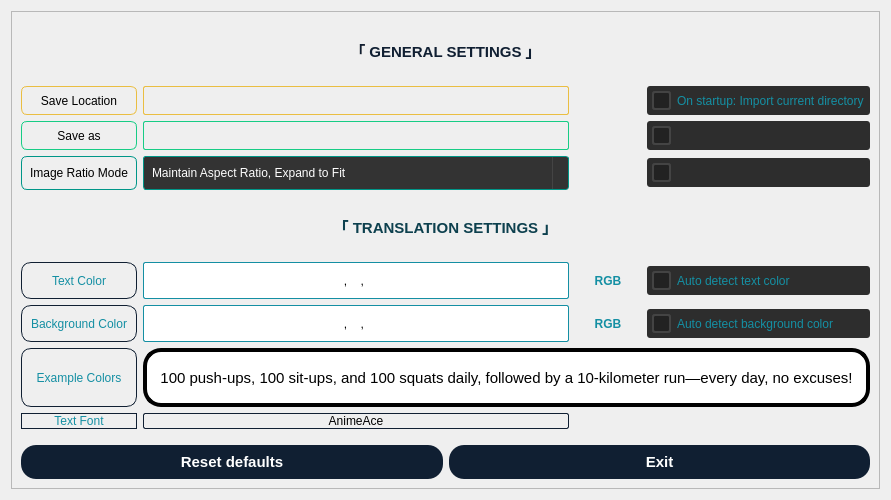
<?xml version="1.0" encoding="UTF-8"?>
<ui version="4.0">
 <class>Settings</class>
 <widget class="QWidget" name="Settings">
  <property name="geometry">
   <rect>
    <x>0</x>
    <y>0</y>
    <width>891</width>
    <height>500</height>
   </rect>
  </property>
  <property name="windowTitle">
   <string>Form</string>
  </property>
  <layout class="QGridLayout" name="gridLayout">
   <item row="0" column="0">
    <widget class="QFrame" name="frame">
     <property name="frameShape">
      <enum>QFrame::StyledPanel</enum>
     </property>
     <property name="frameShadow">
      <enum>QFrame::Raised</enum>
     </property>
     <layout class="QGridLayout" name="gridLayout_3">
      <item row="4" column="0">
       <widget class="QPushButton" name="reset_button">
        <property name="styleSheet">
         <string notr="true">QPushButton {
    background-color: #101f32;
    border: none;
    color: white;
    padding: 8px 20px;
    text-align: center;
    text-decoration: none;
    font-size: 15px;
    font-weight: bold;
    border-radius: 15px;
    border-width: 3px;
    min-width: 1em;
    min-height: 1em;
}

QPushButton:hover {
    background-color: #293547;
}

QPushButton:pressed {
    background-color: #414c5b;
}
</string>
        </property>
        <property name="text">
         <string>Reset defaults</string>
        </property>
       </widget>
      </item>
      <item row="4" column="1">
       <widget class="QPushButton" name="exit_button">
        <property name="styleSheet">
         <string notr="true">QPushButton {
    background-color: #101f32;
    border: none;
    color: white;
    padding: 8px 20px;
    text-align: center;
    text-decoration: none;
    font-size: 15px;
    font-weight: bold;
    border-radius: 15px;
    border-width: 3px;
    min-width: 1em;
    min-height: 1em;
}

QPushButton:hover {
    background-color: #293547;
}

QPushButton:pressed {
    background-color: #414c5b;
}
</string>
        </property>
        <property name="text">
         <string>Exit</string>
        </property>
       </widget>
      </item>
      <item row="2" column="0" colspan="2">
       <layout class="QGridLayout" name="gridLayout_2">
        <item row="4" column="7">
         <widget class="QPushButton" name="edit_saveas">
          <property name="cursor">
           <cursorShape>PointingHandCursor</cursorShape>
          </property>
          <property name="styleSheet">
           <string notr="true">QPushButton {
    background-color: none;
    border: none;
}
</string>
          </property>
          <property name="text">
           <string/>
          </property>
          <property name="icon">
           <iconset>
            <normaloff>../../assets/edit128.png</normaloff>../../assets/edit128.png</iconset>
          </property>
          <property name="iconSize">
           <size>
            <width>30</width>
            <height>35</height>
           </size>
          </property>
         </widget>
        </item>
        <item row="7" column="1" colspan="6">
         <widget class="QComboBox" name="ratio_mode">
          <property name="styleSheet">
           <string notr="true">QComboBox {
    border: 1px solid #009688;
    border-radius: 3px;
    padding: 1px 18px 1px 3px;
    min-width: 6em;
    background: #333;
    color: #fff;
    outline: none;
	padding: 8px
}

QComboBox:hover {
    border-color: #666;
}

QComboBox:focus {
    border-color: #009688;
}

QComboBox:drop-down {
    subcontrol-origin: padding;
    subcontrol-position: top right;
    width: 15px;
    border-left-width: 1px;
    border-left-color: #444;
    border-left-style: solid;
    border-top-right-radius: 3px;
    border-bottom-right-radius: 3px;
    background: #333;
}

QComboBox:down-arrow {
    image: url(assets/edit.png);
    width: 10px;
    height: 10px;
}

QComboBox QAbstractItemView {
    border: 1px solid #444;
    background-color: #333;
    selection-background-color: #003c45;
    selection-color: #fff;
    outline: none;
}

QComboBox QAbstractItemView::item {
    color: #fff;
    outline: none;
}

QComboBox QAbstractItemView::item:selected {
    background: #003c45;
    color: #fff;
    outline: none;
}

QScrollBar:vertical {
    border: 1px solid #444;
    background: #222;
    width: 15px;
    margin: 22px 0 22px 0;
}

QScrollBar::handle:vertical {
    background: #555;
    min-height: 20px;
    border-radius: 3px;
}

QScrollBar::add-line:vertical,
QScrollBar::sub-line:vertical {
    border: 1px solid #444;
    background: #222;
    height: 20px;
    subcontrol-origin: margin;
}

QScrollBar::add-line:vertical:hover,
QScrollBar::sub-line:vertical:hover {
    background: #333;
}

QScrollBar::up-arrow:vertical,
QScrollBar::down-arrow:vertical {
    border: 1px solid #444;
    width: 3px;
    height: 3px;
    background: #555;
}

QScrollBar::add-page:vertical,
QScrollBar::sub-page:vertical {
    background: none;
}</string>
          </property>
          <item>
           <property name="text">
            <string>Maintain Aspect Ratio, Expand to Fit</string>
           </property>
          </item>
          <item>
           <property name="text">
            <string>Maintain Aspect Ratio</string>
           </property>
          </item>
          <item>
           <property name="text">
            <string>Ignore Aspect Ratio, Resize to Fit</string>
           </property>
          </item>
         </widget>
        </item>
        <item row="10" column="0">
         <widget class="QLabel" name="label_2">
          <property name="enabled">
           <bool>true</bool>
          </property>
          <property name="styleSheet">
           <string notr="true">QLabel {
	color: #148fa3; 
	border: 1px solid #101f32; 
	border-radius: 10px; 
	border-width: 1px;
}</string>
          </property>
          <property name="text">
           <string>Text Color</string>
          </property>
          <property name="alignment">
           <set>Qt::AlignCenter</set>
          </property>
         </widget>
        </item>
        <item row="1" column="0">
         <widget class="QLabel" name="label_9">
          <property name="styleSheet">
           <string notr="true">QLabel {
    border: 1px solid #eabe42;
    border-radius: 6px;
    border-width: 1px;
}</string>
          </property>
          <property name="text">
           <string> Save Location </string>
          </property>
          <property name="alignment">
           <set>Qt::AlignCenter</set>
          </property>
         </widget>
        </item>
        <item row="4" column="0">
         <widget class="QLabel" name="label">
          <property name="enabled">
           <bool>true</bool>
          </property>
          <property name="styleSheet">
           <string notr="true">QLabel {
    border: 1px solid #17cc85;
    border-radius: 6px;
    border-width: 1px;
}</string>
          </property>
          <property name="text">
           <string>Save as</string>
          </property>
          <property name="alignment">
           <set>Qt::AlignCenter</set>
          </property>
         </widget>
        </item>
        <item row="1" column="7">
         <widget class="QPushButton" name="edit_savelocation">
          <property name="cursor">
           <cursorShape>PointingHandCursor</cursorShape>
          </property>
          <property name="toolTip">
           <string/>
          </property>
          <property name="styleSheet">
           <string notr="true">QPushButton {
    background-color: none;
    border: none;
}
</string>
          </property>
          <property name="text">
           <string/>
          </property>
          <property name="icon">
           <iconset>
            <normaloff>../../assets/folderIcon128.png</normaloff>../../assets/folderIcon128.png</iconset>
          </property>
          <property name="iconSize">
           <size>
            <width>30</width>
            <height>35</height>
           </size>
          </property>
         </widget>
        </item>
        <item row="11" column="1" colspan="6">
         <widget class="QLineEdit" name="RGBbgColorInput">
          <property name="styleSheet">
           <string notr="true">QLineEdit { 
	border: 1px solid #148fa3; 
	height: 35px; 
	border-radius: 2px;
    border-width: 1px;
}</string>
          </property>
          <property name="inputMask">
           <string>000, 000, 000</string>
          </property>
          <property name="alignment">
           <set>Qt::AlignCenter</set>
          </property>
         </widget>
        </item>
        <item row="7" column="8">
         <widget class="QCheckBox" name="SETTING_TODO2">
          <property name="enabled">
           <bool>false</bool>
          </property>
          <property name="styleSheet">
           <string notr="true">QCheckBox {
    color: #fff;
    background-color: #2d2d2d;
    padding: 5px;
    border-radius: 3px;
}

QCheckBox::indicator {
    width: 15px;
    height: 15px;
    border-radius: 3px;
    border: 2px solid #444;
    background: #222;
}

QCheckBox::indicator:checked {
    border: 2px solid #009688;
    background: #003c45;
}

QCheckBox::indicator:unchecked:hover {
    border: 2px solid #666;
}

QCheckBox::indicator:checked:hover {
    border: 2px solid #33a89f;
}

QCheckBox:focus {
    outline: none;
}</string>
          </property>
          <property name="text">
           <string/>
          </property>
         </widget>
        </item>
        <item row="10" column="1" colspan="6">
         <widget class="QLineEdit" name="RGBColorInput">
          <property name="styleSheet">
           <string notr="true">QLineEdit { 
	border: 1px solid #148fa3; 
	height: 35px; 
	border-radius: 2px;
    border-width: 1px;
}</string>
          </property>
          <property name="inputMask">
           <string>000, 000, 000</string>
          </property>
          <property name="text">
           <string>, , </string>
          </property>
          <property name="alignment">
           <set>Qt::AlignCenter</set>
          </property>
          <property name="readOnly">
           <bool>false</bool>
          </property>
          <property name="clearButtonEnabled">
           <bool>false</bool>
          </property>
         </widget>
        </item>
        <item row="4" column="8">
         <widget class="QCheckBox" name="SETTING_TODO1">
          <property name="enabled">
           <bool>false</bool>
          </property>
          <property name="styleSheet">
           <string notr="true">QCheckBox {
    color: #fff;
    background-color: #2d2d2d;
    padding: 5px;
    border-radius: 3px;
}

QCheckBox::indicator {
    width: 15px;
    height: 15px;
    border-radius: 3px;
    border: 2px solid #444;
    background: #222;
}

QCheckBox::indicator:checked {
    border: 2px solid #009688;
    background: #003c45;
}

QCheckBox::indicator:unchecked:hover {
    border: 2px solid #666;
}

QCheckBox::indicator:checked:hover {
    border: 2px solid #33a89f;
}

QCheckBox:focus {
    outline: none;
}</string>
          </property>
          <property name="text">
           <string/>
          </property>
          <property name="checked">
           <bool>false</bool>
          </property>
         </widget>
        </item>
        <item row="13" column="7">
         <widget class="QPushButton" name="edit_font">
          <property name="cursor">
           <cursorShape>PointingHandCursor</cursorShape>
          </property>
          <property name="styleSheet">
           <string notr="true">QPushButton {
    background-color: none;
    border: none;
}
</string>
          </property>
          <property name="text">
           <string/>
          </property>
          <property name="icon">
           <iconset>
            <normaloff>../../assets/edit128.png</normaloff>../../assets/edit128.png</iconset>
          </property>
          <property name="iconSize">
           <size>
            <width>30</width>
            <height>35</height>
           </size>
          </property>
         </widget>
        </item>
        <item row="1" column="8">
         <widget class="QCheckBox" name="auto_import_cd">
          <property name="toolTip">
           <string>If possible, add the folder that the program exe is in on launch.</string>
          </property>
          <property name="statusTip">
           <string/>
          </property>
          <property name="whatsThis">
           <string/>
          </property>
          <property name="styleSheet">
           <string notr="true">QCheckBox {
    color: #148fa3;
    background-color: #2d2d2d;
    padding: 5px;
    border-radius: 3px;
}

QCheckBox::indicator {
    width: 15px;
    height: 15px;
    border-radius: 3px;
    border: 2px solid #444;
    background: #222;
}

QCheckBox::indicator:checked {
    border: 2px solid #009688;
    background: #003c45;
}

QCheckBox::indicator:unchecked:hover {
    border: 2px solid #666;
}

QCheckBox::indicator:checked:hover {
    border: 2px solid #33a89f;
}

QCheckBox:focus {
    outline: none;
}</string>
          </property>
          <property name="text">
           <string>On startup: Import current directory</string>
          </property>
          <property name="checkable">
           <bool>true</bool>
          </property>
          <property name="checked">
           <bool>false</bool>
          </property>
         </widget>
        </item>
        <item row="1" column="1" colspan="6">
         <widget class="QLabel" name="SaveLocationName">
          <property name="styleSheet">
           <string notr="true">QLabel {
    border: 1px solid #eabe42;
    border-radius: 2px;
    border-width: 1px;
}</string>
          </property>
          <property name="text">
           <string/>
          </property>
         </widget>
        </item>
        <item row="11" column="8">
         <widget class="QCheckBox" name="auto_background_color">
          <property name="styleSheet">
           <string notr="true">QCheckBox {
    color: #148fa3;
    background-color: #2d2d2d;
    padding: 5px;
    border-radius: 3px;
}

QCheckBox::indicator {
    width: 15px;
    height: 15px;
    border-radius: 3px;
    border: 2px solid #444;
    background: #222;
}

QCheckBox::indicator:checked {
    border: 2px solid #009688;
    background: #003c45;
}

QCheckBox::indicator:unchecked:hover {
    border: 2px solid #666;
}

QCheckBox::indicator:checked:hover {
    border: 2px solid #33a89f;
}

QCheckBox:focus {
    outline: none;
}</string>
          </property>
          <property name="text">
           <string>Auto detect background color</string>
          </property>
          <property name="checked">
           <bool>false</bool>
          </property>
         </widget>
        </item>
        <item row="11" column="7">
         <widget class="QLabel" name="RGBLabelBackground">
          <property name="styleSheet">
           <string notr="true">QLabel { 
	color: #148fa3; 
	font-weight: bold;
}</string>
          </property>
          <property name="text">
           <string>RGB</string>
          </property>
          <property name="alignment">
           <set>Qt::AlignCenter</set>
          </property>
         </widget>
        </item>
        <item row="10" column="8">
         <widget class="QCheckBox" name="auto_text_color">
          <property name="styleSheet">
           <string notr="true">QCheckBox {
    color: #148fa3;
    background-color: #2d2d2d;
    padding: 5px;
    border-radius: 3px;
}

QCheckBox::indicator {
    width: 15px;
    height: 15px;
    border-radius: 3px;
    border: 2px solid #444;
    background: #222;
}

QCheckBox::indicator:checked {
    border: 2px solid #009688;
    background: #003c45;
}

QCheckBox::indicator:unchecked:hover {
    border: 2px solid #666;
}

QCheckBox::indicator:checked:hover {
    border: 2px solid #33a89f;
}

QCheckBox:focus {
    outline: none;
}</string>
          </property>
          <property name="text">
           <string>Auto detect text color</string>
          </property>
          <property name="checked">
           <bool>false</bool>
          </property>
         </widget>
        </item>
        <item row="10" column="7">
         <widget class="QLabel" name="RGBLabelText">
          <property name="styleSheet">
           <string notr="true">QLabel { 
	color: #148fa3; 
	font-weight: bold;
}</string>
          </property>
          <property name="text">
           <string>RGB</string>
          </property>
          <property name="alignment">
           <set>Qt::AlignCenter</set>
          </property>
         </widget>
        </item>
        <item row="11" column="0">
         <widget class="QLabel" name="label_8">
          <property name="styleSheet">
           <string notr="true">QLabel {
	color: #148fa3; 
	border: 1px solid #101f32; 
	border-radius: 10px; 
	border-width: 1px;
}</string>
          </property>
          <property name="text">
           <string>Background Color</string>
          </property>
          <property name="alignment">
           <set>Qt::AlignCenter</set>
          </property>
         </widget>
        </item>
        <item row="13" column="0">
         <widget class="QLabel" name="label_3">
          <property name="enabled">
           <bool>true</bool>
          </property>
          <property name="styleSheet">
           <string notr="true">QLabel {
	color: #148fa3; 
	border: 1px solid #101f32; 
	border-radius: 10px; 
	border-width: 1px;
}</string>
          </property>
          <property name="text">
           <string>Text Font</string>
          </property>
          <property name="alignment">
           <set>Qt::AlignCenter</set>
          </property>
         </widget>
        </item>
        <item row="4" column="1" colspan="6">
         <widget class="QLabel" name="SaveAsName">
          <property name="styleSheet">
           <string notr="true">QLabel {
    border: 1px solid #17cc85;
    border-radius: 2px;
    border-width: 1px;
}</string>
          </property>
          <property name="text">
           <string/>
          </property>
         </widget>
        </item>
        <item row="7" column="0">
         <widget class="QLabel" name="label_4">
          <property name="styleSheet">
           <string notr="true">QLabel {
    border: 1px solid #009688;
    border-radius: 6px;
    border-width: 1px;
	padding: 8px
}</string>
          </property>
          <property name="text">
           <string>Image Ratio Mode</string>
          </property>
          <property name="alignment">
           <set>Qt::AlignCenter</set>
          </property>
         </widget>
        </item>
        <item row="9" column="0" colspan="9">
         <widget class="QLabel" name="label_7">
          <property name="styleSheet">
           <string notr="true">QLabel {
	color: qlineargradient(spread:pad, x1:0, y1:0, x2:1, y2:1, stop:0.2 #148fa3, stop:1 #0d404e); 
	font: 15px;
	font-weight: bold;
}</string>
          </property>
          <property name="text">
           <string>「 TRANSLATION SETTINGS 」</string>
          </property>
          <property name="alignment">
           <set>Qt::AlignCenter</set>
          </property>
         </widget>
        </item>
        <item row="0" column="0" colspan="9">
         <widget class="QLabel" name="label_16">
          <property name="styleSheet">
           <string notr="true">QLabel {
	color: #101f32;
	font: 15px;
	font-weight: bold;
}</string>
          </property>
          <property name="text">
           <string>「 GENERAL SETTINGS 」</string>
          </property>
          <property name="alignment">
           <set>Qt::AlignCenter</set>
          </property>
         </widget>
        </item>
        <item row="12" column="1" colspan="8">
         <widget class="QLabel" name="example_sentence">
          <property name="toolTip">
           <string>~Inspired by the training routine from One Punch Man.</string>
          </property>
          <property name="styleSheet">
           <string notr="true">QLabel {
	color: rgb(0, 0, 0);
	background-color: rgb(255, 255, 255); 
	font-size: 15px; 
	border: 4px solid #000000;
	border-radius: 18px; 
}</string>
          </property>
          <property name="text">
           <string>100 push-ups, 100 sit-ups, and 100 squats daily, followed by a 10-kilometer run—every day, no excuses!</string>
          </property>
          <property name="alignment">
           <set>Qt::AlignCenter</set>
          </property>
         </widget>
        </item>
        <item row="12" column="0">
         <widget class="QLabel" name="label_5">
          <property name="styleSheet">
           <string notr="true">QLabel {
	color: #148fa3; 
	border: 1px solid #101f32; 
	border-radius: 10px; 
	border-width: 1px;
}</string>
          </property>
          <property name="text">
           <string>Example Colors</string>
          </property>
          <property name="alignment">
           <set>Qt::AlignCenter</set>
          </property>
         </widget>
        </item>
        <item row="13" column="1" colspan="6">
         <widget class="QLabel" name="text_font">
          <property name="styleSheet">
           <string notr="true">QLabel {
    border: 1px solid #101f32;
    border-radius: 2px;
    border-width: 1px;
}</string>
          </property>
          <property name="text">
           <string>AnimeAce</string>
          </property>
          <property name="alignment">
           <set>Qt::AlignCenter</set>
          </property>
         </widget>
        </item>
       </layout>
      </item>
      <item row="3" column="0" colspan="2">
       <spacer name="horizontalSpacer">
        <property name="orientation">
         <enum>Qt::Vertical</enum>
        </property>
        <property name="sizeType">
         <enum>QSizePolicy::Fixed</enum>
        </property>
        <property name="sizeHint" stdset="0">
         <size>
          <width>0</width>
          <height>10</height>
         </size>
        </property>
       </spacer>
      </item>
     </layout>
    </widget>
   </item>
  </layout>
 </widget>
 <resources/>
 <connections/>
</ui>
